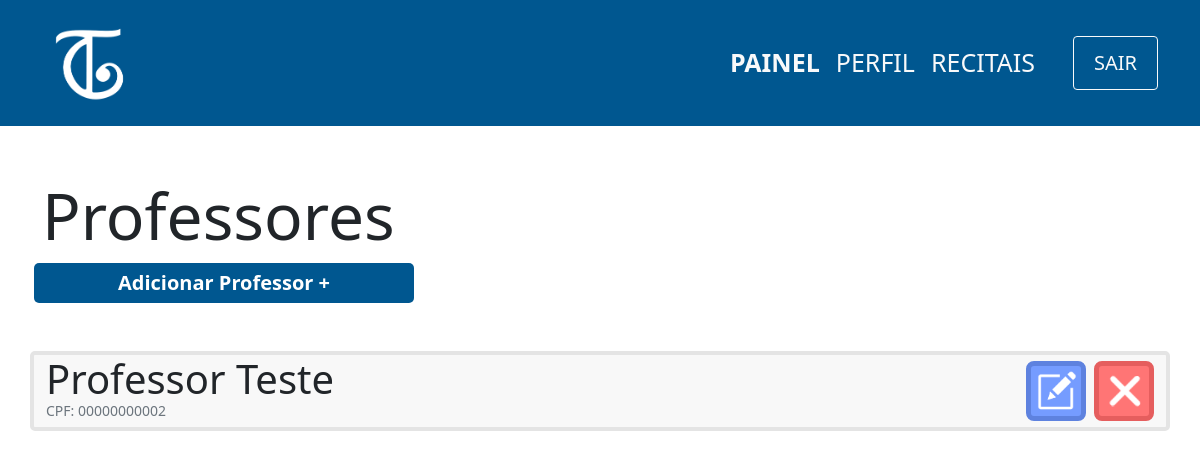
The page /view/professor/index.php (signed in) on the database as committed earlier.
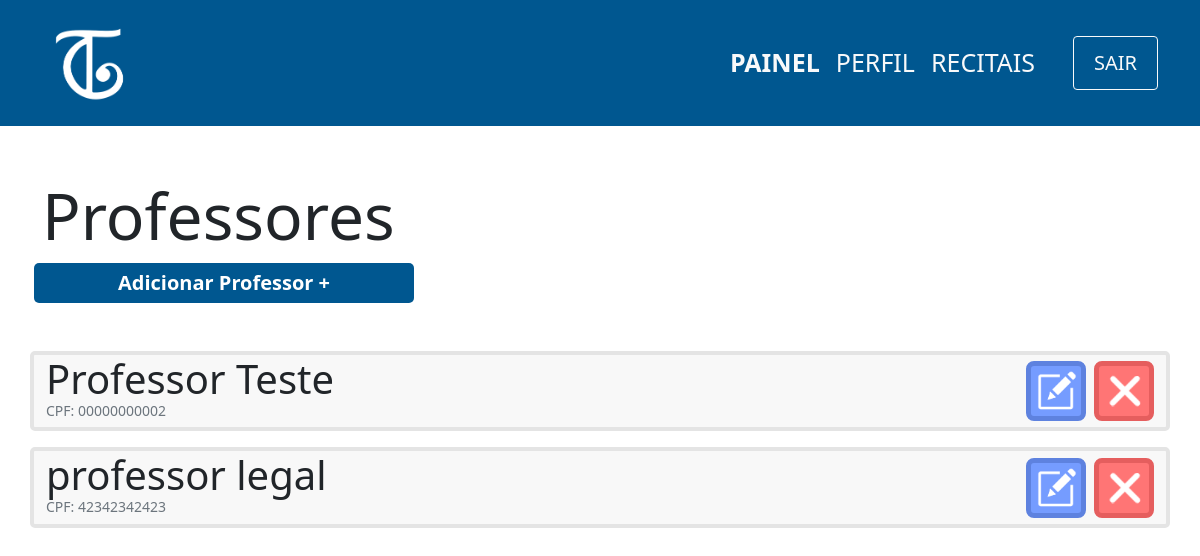
The same page on the database as committed later.
### tables this page shows
CREATE TABLE professor(
                id INTEGER PRIMARY KEY ,
                cpf varchar(11) not null,
                nome varchar(100) not null,
                senha varchar(100) not null,
                email varchar(100) not null,
                contrato varchar(150)
            );

### controller/professor/index.php (called while the page is built)
<?php
    require '../../db/connection.php';
    try {
        $sql=$db->prepare('SELECT nome,cpf,id,contrato FROM professor');
        $sql->execute();
        $professores=$sql->fetchAll(PDO::FETCH_ASSOC);
    } catch (PDOException $e) {
        echo 'Erro ao executar comando no banco de dados: ' . $e->getMessage();
        exit();
    }
?>

### view/professor/index.php (the view, shortened to what this page needs)
<?php
    include '../../layouts/navbar.php';
    include '../../controller/professor/index.php';
?>
<div class="container">
    <div class="row mt-5">
        <h1 class="mt-1 display-3">Professores</h1>
        <span class="btn-principal col-md-4 col-sm-12 mx-1 text-center mb-5" onclick="location.href='cadastro.php'">
            <a href="cadastro.php">Adicionar Professor +</a>
        </span>
        <?php
        foreach($professores as $professor){
            echo'
        <div class="col-12 card d-flex flex-row mb-3 justify-content-between">
            <div class="d-flex flex-column" id="'.$professor['id'].'">
                <p class="m-0 display-6">'.$professor['nome'].'
                ';
                echo'
                </p>
                <p class="m-0 text-muted display-3 mb-2" style="font-size:14px">CPF: '.$professor['cpf'].'</p>
            </div>
            <div class="d-flex align-items-center">
                <button onclick="location.href=\'edit.php?id='.$professor['id'].'\';" class="btn-editar mx-2" >
                    <img src="../../images/edit-icon.png" width=40px>
                </button>
                <button onclick="location.href=\'../../controller/professor/delete.php?id='.$professor['id'].'\';" class="btn-remover">
                    <img src="../../images/delete-icon.png" width=40px>
                </button>
            </div>
        </div>
        ';}
        ?>
    </div>
</div>

Rows that differ between the two databases and show on the page:
added professor: nome "professor legal", cpf "42342342423"
